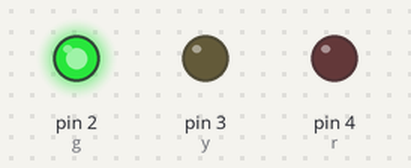
A sketch run on a simulated Arduino Uno, built with avr-gcc and run on an emulated ATmega328P. Shown: output pins drawn as LEDs (lit = HIGH).

Above: at 0.5 s.
At 1.5 s:
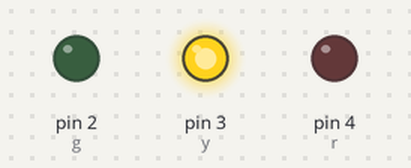
At 5.5 s:
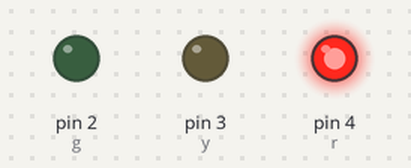
Timing chart, 0 to 6.9 s (numbered marks = the images above):
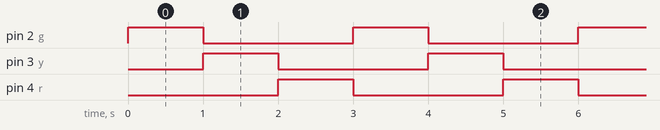

Measured:
- by itself, pin 2 (g), pin 3 (y), pin 4 (r): alternates HIGH for 1.0 s and LOW for 2.0 s
- by itself, everything shown: repeats every 3.0 s, in 3 steps

The sketch:

led.ino
```cpp
int g=2,y=3,r=4;
void setup() {
  // put your setup code here, to run once:
pinMode(g,OUTPUT);
pinMode(y,OUTPUT);
pinMode(r,OUTPUT);
}

void lights(int x1,int x2,int x3){
  digitalWrite(x1,HIGH);
  digitalWrite(x2,LOW);
  digitalWrite(x3,LOW);
  }
void loop() {
  // put your main code here, to run repeatedly:
  lights(g,y,r);
  delay(1000);
    lights(y,r,g);
  delay(1000);
    lights(r,y,g);
  delay(1000);
}
```
